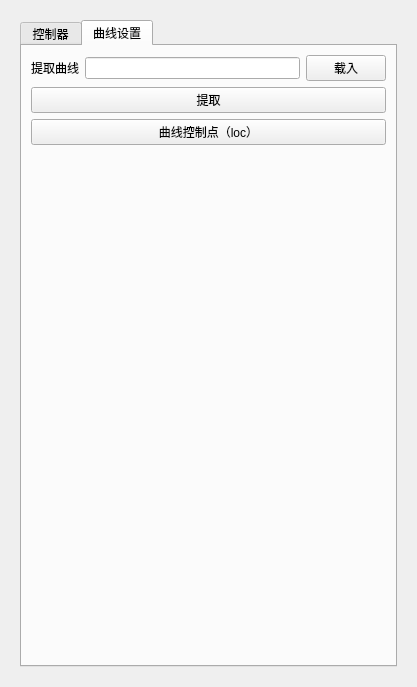
<?xml version="1.0" encoding="UTF-8"?>
<ui version="4.0">
 <class>CurveUI</class>
 <widget class="QWidget" name="CurveUI">
  <property name="geometry">
   <rect>
    <x>0</x>
    <y>0</y>
    <width>417</width>
    <height>687</height>
   </rect>
  </property>
  <property name="windowTitle">
   <string>CurveTool</string>
  </property>
  <property name="windowIcon">
   <iconset>
    <normaloff>../../../../../../../../.designer/icon/tooliocn/CurveIcon.png</normaloff>../../../../../../../../.designer/icon/tooliocn/CurveIcon.png</iconset>
  </property>
  <layout class="QHBoxLayout" name="horizontalLayout_2">
   <item>
    <widget class="QWidget" name="CurveToolUI" native="true">
     <property name="sizePolicy">
      <sizepolicy hsizetype="Expanding" vsizetype="Preferred">
       <horstretch>0</horstretch>
       <verstretch>0</verstretch>
      </sizepolicy>
     </property>
     <property name="styleSheet">
      <string notr="true"/>
     </property>
     <layout class="QVBoxLayout" name="verticalLayout_2">
      <item>
       <widget class="QTabWidget" name="ContorlTool">
        <property name="currentIndex">
         <number>1</number>
        </property>
        <widget class="QWidget" name="createCurvetab">
         <attribute name="title">
          <string>控制器</string>
         </attribute>
         <layout class="QVBoxLayout" name="verticalLayout_4">
          <item>
           <widget class="QLabel" name="label_2">
            <property name="sizePolicy">
             <sizepolicy hsizetype="Preferred" vsizetype="Fixed">
              <horstretch>0</horstretch>
              <verstretch>0</verstretch>
             </sizepolicy>
            </property>
            <property name="text">
             <string>创建曲线</string>
            </property>
           </widget>
          </item>
          <item>
           <layout class="QGridLayout" name="gridLayout" rowstretch="1,0,0,0,0,0,0,0,0" columnstretch="1,0,0,0">
            <property name="bottomMargin">
             <number>0</number>
            </property>
            <property name="spacing">
             <number>0</number>
            </property>
            <item row="6" column="0" colspan="4">
             <layout class="QHBoxLayout" name="horizontalLayout">
              <property name="spacing">
               <number>0</number>
              </property>
              <property name="sizeConstraint">
               <enum>QLayout::SetNoConstraint</enum>
              </property>
             </layout>
            </item>
            <item row="8" column="0">
             <widget class="QPushButton" name="IkBt">
              <property name="text">
               <string>IK</string>
              </property>
             </widget>
            </item>
            <item row="7" column="2">
             <widget class="QRadioButton" name="fuziRadBt">
              <property name="text">
               <string>父子关系</string>
              </property>
              <attribute name="buttonGroup">
               <string notr="true">buttonGroup</string>
              </attribute>
             </widget>
            </item>
            <item row="8" column="2">
             <widget class="QPushButton" name="IKFKBt">
              <property name="text">
               <string>IKFK</string>
              </property>
             </widget>
            </item>
            <item row="5" column="0">
             <widget class="QLabel" name="label">
              <property name="sizePolicy">
               <sizepolicy hsizetype="Fixed" vsizetype="Fixed">
                <horstretch>0</horstretch>
                <verstretch>0</verstretch>
               </sizepolicy>
              </property>
              <property name="text">
               <string>修改颜色</string>
              </property>
             </widget>
            </item>
            <item row="1" column="0">
             <widget class="QLabel" name="label_5">
              <property name="text">
               <string>曲线大小</string>
              </property>
             </widget>
            </item>
            <item row="7" column="0">
             <widget class="QCheckBox" name="EndRadBt">
              <property name="text">
               <string>endObj</string>
              </property>
              <property name="checked">
               <bool>false</bool>
              </property>
             </widget>
            </item>
            <item row="7" column="3">
             <widget class="QRadioButton" name="lianjieRadBt">
              <property name="text">
               <string>链接</string>
              </property>
              <attribute name="buttonGroup">
               <string notr="true">buttonGroup</string>
              </attribute>
             </widget>
            </item>
            <item row="2" column="0">
             <widget class="QLabel" name="label_6">
              <property name="text">
               <string>替换曲线</string>
              </property>
             </widget>
            </item>
            <item row="0" column="0" colspan="4">
             <layout class="QVBoxLayout" name="verticalLayout_5"/>
            </item>
            <item row="3" column="0" colspan="4">
             <widget class="QPushButton" name="replaceCurveBt">
              <property name="text">
               <string>替换曲线</string>
              </property>
             </widget>
            </item>
            <item row="1" column="1" colspan="2">
             <widget class="QDoubleSpinBox" name="CurveScaleNum">
              <property name="minimum">
               <double>0.010000000000000</double>
              </property>
              <property name="maximum">
               <double>20.000000000000000</double>
              </property>
              <property name="singleStep">
               <double>0.100000000000000</double>
              </property>
              <property name="value">
               <double>1.000000000000000</double>
              </property>
             </widget>
            </item>
            <item row="8" column="3">
             <widget class="QPushButton" name="FKcijiBt">
              <property name="sizePolicy">
               <sizepolicy hsizetype="Minimum" vsizetype="Fixed">
                <horstretch>0</horstretch>
                <verstretch>0</verstretch>
               </sizepolicy>
              </property>
              <property name="text">
               <string>FK带次级</string>
              </property>
             </widget>
            </item>
            <item row="8" column="1">
             <widget class="QPushButton" name="FKbt">
              <property name="text">
               <string>FK</string>
              </property>
             </widget>
            </item>
            <item row="7" column="1">
             <widget class="QRadioButton" name="yueshuRadBt">
              <property name="text">
               <string>约束</string>
              </property>
              <attribute name="buttonGroup">
               <string notr="true">buttonGroup</string>
              </attribute>
             </widget>
            </item>
            <item row="2" column="3">
             <widget class="QPushButton" name="loadCurveBt">
              <property name="text">
               <string>载入</string>
              </property>
             </widget>
            </item>
            <item row="2" column="1" colspan="2">
             <widget class="QLineEdit" name="CurveName"/>
            </item>
            <item row="1" column="3">
             <widget class="QPushButton" name="CurveScaleBt">
              <property name="text">
               <string>缩放</string>
              </property>
             </widget>
            </item>
            <item row="4" column="0" colspan="4">
             <widget class="QPushButton" name="MirrorCurveBt">
              <property name="text">
               <string>镜像曲线</string>
              </property>
             </widget>
            </item>
           </layout>
          </item>
         </layout>
        </widget>
        <widget class="QWidget" name="curveTool">
         <attribute name="title">
          <string>曲线设置</string>
         </attribute>
         <layout class="QGridLayout" name="gridLayout_2">
          <item row="3" column="0" colspan="3">
           <widget class="QPushButton" name="create_curveLocBT">
            <property name="text">
             <string>曲线控制点（loc）</string>
            </property>
           </widget>
          </item>
          <item row="1" column="2">
           <widget class="QPushButton" name="loadCurveBt02">
            <property name="text">
             <string>载入</string>
            </property>
           </widget>
          </item>
          <item row="1" column="1">
           <widget class="QLineEdit" name="CurveSelectLE"/>
          </item>
          <item row="2" column="0" colspan="3">
           <widget class="QPushButton" name="extracCurvetBt">
            <property name="text">
             <string>提取</string>
            </property>
           </widget>
          </item>
          <item row="1" column="0">
           <widget class="QLabel" name="label_4">
            <property name="sizePolicy">
             <sizepolicy hsizetype="Fixed" vsizetype="Fixed">
              <horstretch>0</horstretch>
              <verstretch>0</verstretch>
             </sizepolicy>
            </property>
            <property name="text">
             <string>提取曲线</string>
            </property>
           </widget>
          </item>
          <item row="4" column="0" colspan="3">
           <spacer name="verticalSpacer">
            <property name="orientation">
             <enum>Qt::Vertical</enum>
            </property>
            <property name="sizeHint" stdset="0">
             <size>
              <width>20</width>
              <height>40</height>
             </size>
            </property>
           </spacer>
          </item>
         </layout>
        </widget>
       </widget>
      </item>
     </layout>
    </widget>
   </item>
  </layout>
 </widget>
 <resources>
  <include location="../../guyupiTools/icon/iconClass/iocn.qrc"/>
 </resources>
 <connections/>
 <buttongroups>
  <buttongroup name="buttonGroup"/>
 </buttongroups>
</ui>
